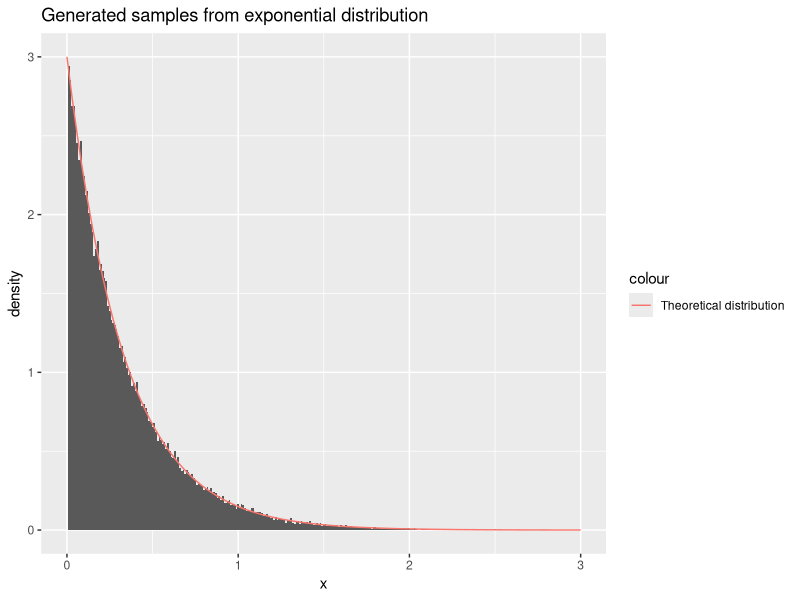
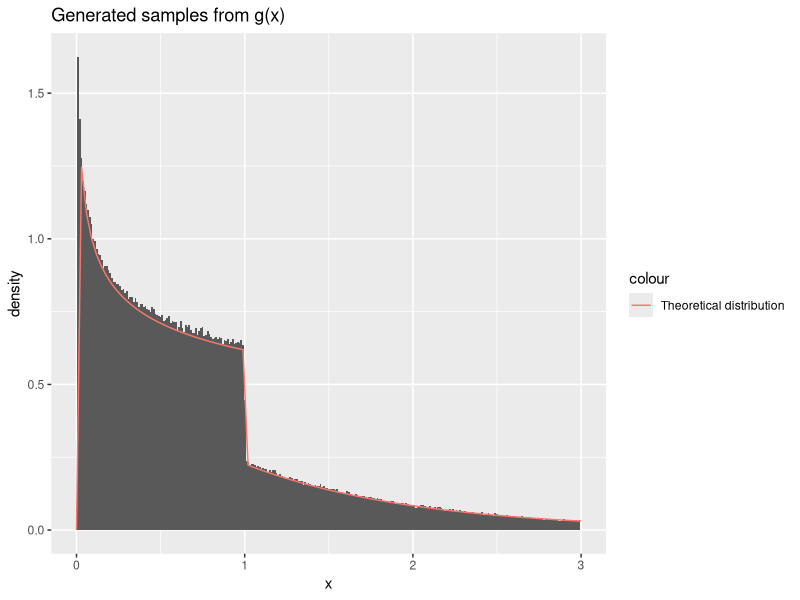
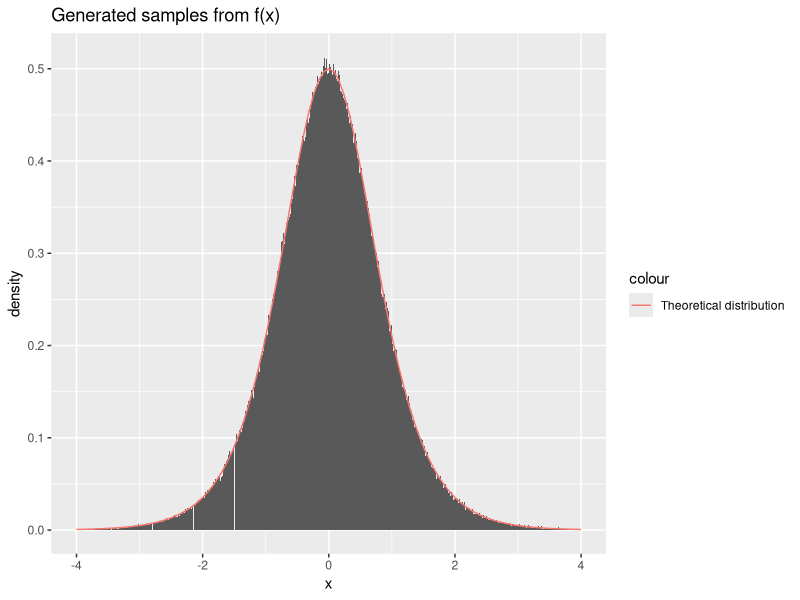
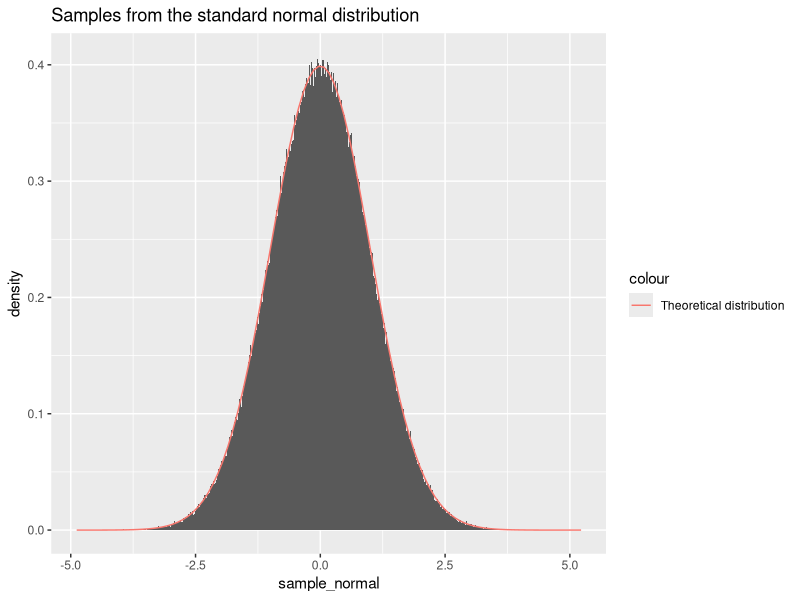
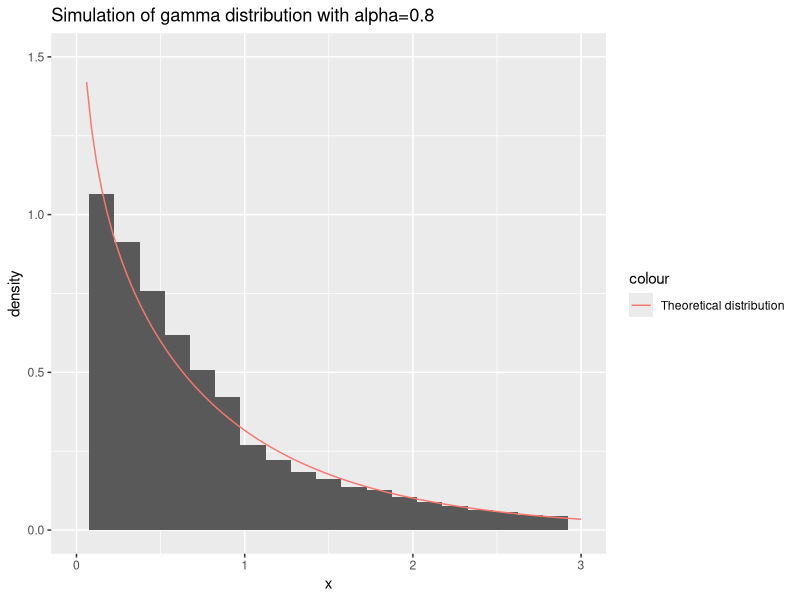
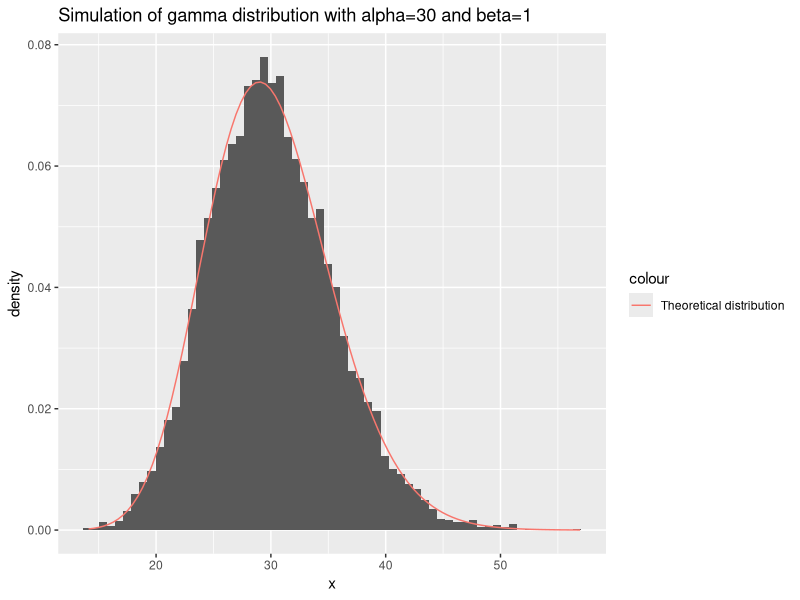

These figures' R source, in order: (Note: this script raises an error after producing the figures.)
## ---- chunk 1
library(knitr)
knitr::opts_chunk$set(echo = TRUE,tidy=TRUE,message=FALSE,warning=FALSE,
                      strip.white=TRUE,
                      prompt=FALSE,
                      cache=TRUE, 
                      size="scriptsize",
                      fig.width=7, 
                      fig.height=5, 
                      fig.align = "center")
## ---- chunk 2
generate_exponential <- function(n, lambda)
{
  #generate samples from U
  u <-runif(n)
  #calculate x
  x <- -(1/lambda) * log(u)
  return(x)
}
## ---- chunk 3
library(ggplot2)
n=100000
lambda=3
#generate samples from the function
generate_f_1=generate_exponential(n, lambda)
#Plot the generated samples
ggplot()+
  geom_histogram(
    data=as.data.frame(generate_f_1),
    mapping=aes(x=generate_f_1,y=..density..),
    binwidth=0.01
#Plot the theoretical density    
  )+
  stat_function(
  fun=dexp,
  args=list(rate=lambda),
  aes(col="Theoretical distribution"))+
  xlim(0,3)+
  xlab("x")+
  ggtitle("Generated samples from exponential distribution")
## ---- chunk 4
est_mean=mean(generate_f_1)
est_var=var(generate_f_1)
## ---- chunk 5
  sample_from_g = function(n, alpha) {
    #generate samples from unif(0,1)
    u<-runif(n)
    #x=G^(-1)(u)
    x<-vector()
    for(i in 1:n)
    {
      if(u[i]<((exp(1))/(exp(1)+alpha)))
      {
        x[i]=((u[i]*(exp(1)+alpha))/(exp(1)))^(1/alpha)
      }
      else if(u[i]>=((exp(1))/(exp(1)+alpha)))
      {
        x[i]=log((alpha*exp(1))/((1-u[i])*(exp(1)+alpha)))
      }
    }
    return(x)
  }
## ---- chunk 6
#The theoretical distribution
  density_g = function(x, alpha) {
    # The Normalizing constant
    c = (alpha*exp(1))/(alpha + exp(1))
    #Create an empty vector with the length equal to the number of x-values
    x_final = vector(length = length(x))
    #Fill in the values in g(x)
    for(i in 1:length(x))
    {
      if(x[i]>0 & x[i]<1)
      {
        x_final[i]<-c*x[i]^(alpha-1)
      }
      else if(1<=x[i])
      {
        x_final[i]<-c*exp(-x[i])
      }
    }
    return(x_final)
  }

n=1000000
alpha=0.80
sample_g<-sample_from_g(n,alpha)
ggplot()+
  geom_histogram(
    data=as.data.frame(sample_g),
    mapping=aes(x=sample_g,y=..density..),
    binwidth=0.01
    
  )+
  stat_function(fun=density_g,args=list(alpha=alpha), aes(col="Theoretical distribution"))+
  xlim(0,3)+xlab("x")+ggtitle("Generated samples from g(x)")
  
## ---- chunk 7
est_mean_g<-mean(sample_g)
est_var_g<-var(sample_g)
## ---- chunk 8
generate_f <- function(n, alpha)
{
  #sample from Uniform(0,1)
  u<-runif(n)
  #x=F^(-1)(y)
  x<-(1/alpha)*log(u/(1-u))
  return(x)
}
## ---- chunk 9
#Theoretical distribution
theoretical_f <- function(x, alpha) {
return(alpha * exp(alpha * x) / (1 + exp(alpha * x))^2)
}

## ---- chunk 10
library(ggplot2)
n=1000000
alpha=2
sample_f <- generate_f(n,alpha)
ggplot()+
  #Plotting a histogram of the samples
  geom_histogram(data=as.data.frame(sample_f),
                 mapping=aes(x=sample_f,y=..density..),
                 binwidth=0.01)+
  #Plotting the theoretical distribution
  stat_function(fun=theoretical_f,
                args=list(alpha=alpha),
                aes(col="Theoretical distribution"))+
  xlab("x")+ 
  xlim(-4,4)+
  ggtitle("Generated samples from f(x)")
## ---- chunk 11
theo_var_f<-integrate(function(x)(x^2*theoretical_f(x,alpha)),-100,100)$val
theo_var_f
## ---- chunk 12
mean_f<-mean(sample_f)
var_f<-var(sample_f)
## ---- chunk 13
generate_from_normal <- function(n)
{
  #generate samples from u1 and u2
  u1<-runif(n)
  u2<-runif(n)
  #calculate r
  r<-sqrt(-2*log(u1))
  #calculate x_1
  x_1<-2*pi*u2
  x=r*cos(x_1)
  return(c(x))
}
#Generating 1000000 samples from the normal distribution
n=1000000
sample_normal<-generate_from_normal(n)
ggplot()+
  #Plotting the samples
  geom_histogram(
    data=as.data.frame(sample_normal),
    mapping=aes(x=sample_normal, y=..density..),
    binwidth=0.01
  )+
  #Plotting the standard normal distribution
  stat_function(
    fun=dnorm,
    args=list(mean=0,sd=1),
    aes(col="Theoretical distribution"))+ggtitle("Samples from the standard normal distribution")
  
## ---- chunk 14
mean_std_normal<-mean(sample_normal)
var_std_normal<-var(sample_normal)
## ---- chunk 15
generate_d_normal <-function(n,mu,cov,d)
{
  #D is the cholesky decomposition of the covariance matrix
  D<-t(chol(cov))
  x<-generate_from_normal(d*n)
  X<-matrix(x, nrow=d, ncol=n)
  y<-mu+D %*% X
  return(y)
}
## ---- chunk 16
n<-10000
mu<-c(3,4,5)
cov_mat<-cbind(c(3,-1,1), c(-1,4,-1), c(1,-1,3))
cov_mat
sample_normal_d<-generate_d_normal(n,mu,cov_mat,3)
## ---- chunk 17
mu_hat<-rowMeans(sample_normal_d)
cov_mat<-cov(t(sample_normal_d))
mu_hat
cov_mat
## ---- chunk 18
#Theoretical pdf of Gamma
theoretical_gamma<-function(x, alpha)
{
  if(0<x)
  {
    return((1/gamma(alpha))*x^(alpha-1)*exp(-x))
  }
  else if(x<=0)
  {
    return(0)
  }
  
}
sample_gamma<-function(n,alpha)
{
  x<-vector()
  #The c we found
  c<-(alpha+exp(1))/(alpha+exp(1))
  for (i in 1:n) {
    finished=0
    while(finished==0)
    {
      #sample from g in A.2
    xi<-sample_from_g(1,alpha)
    #samples from Unif(0,1)
    u<-runif(1)
    #The pdf of gamma with alpha in (0,1) and beta=1
    f<-theoretical_gamma(xi,alpha)
    #Pdf of g in A.2
    g<-density_g(xi,alpha)
    #Acceptance probability
    gamma<-(1/c)*(f/g)
    #Accept if u<=acceptance probability
    if(u<=gamma)
    {
      x[i]=xi
      finished=1
    }
    }
  }
  return(x)
}
#Generate 100000 samples with alpha=0.8
x_gamma<-sample_gamma(100000,0.8)
#Plot the samples
ggplot()+
  geom_histogram(
    data=as.data.frame(x_gamma),
    mapping=aes(x=x_gamma,y=..density..),
    binwidth=0.15
    #Plot the theoretical density
  )+
  stat_function(
    fun=dgamma,
    args=list(shape=0.8),
    aes(col="Theoretical distribution"))+
      ggtitle("Simulation of gamma distribution with alpha=0.8")+xlim(0,3)+ylim(0,1.5)+xlab("x")
## ---- chunk 19
emp_mean_gamma_1<-mean(x_gamma)
emp_var_gamma_1<-var(x_gamma)
## ---- chunk 20
# Function generating samples from f
sample_gamma_2<-function(n,alpha)
{
  #The a constant found in B.2.a
  a<-sqrt((alpha-1)^(alpha-1)*exp(-alpha+1))
  #The b+ constant found in B.2.a
  b<-sqrt((alpha+1)^(alpha+1)*exp(-alpha-1))
  #the logarithm of these constants
  loga <- log(a)
  logb <- log(b)
  #Create an empty vector
  x<-vector(length=n)
  #Count the number of trials
  count<-0
  i=1
  while(i<=n)
  {
      count<-count+1
      log_x1<-loga+log(runif(1))
      log_x2<-logb+log(runif(1))
      #log f*(x2/x1)
      fun_star<-(alpha-1)*(log_x2-log_x1)-exp(log_x2-log_x1)
      #Acceptance step
      if(log_x1<=(1/2)*fun_star)
      {
        x[i]=exp(log_x2-log_x1)
        i<-i+1
      }
  }
  return(list(x=x,count=count))
  }

## ---- chunk 21
n<-10000
alpha<-30
#generate samples with n=10000 and alpha=30
x<-sample_gamma_2(n,alpha)$x
#Plot the density of the generated samples
ggplot()+
  geom_histogram(
    data=as.data.frame(x), mapping=aes(x=x, y=..density..), binwidth=0.7)+
  #Plot the theoretical distribution
  stat_function(fun=dgamma, args=list(shape=alpha), aes(col="Theoretical distribution"))+ggtitle("Simulation of gamma distribution with alpha=30 and beta=1")
## ---- chunk 22
#Empirical mean and variance
emp_mean_gamma_2<-mean(x)
emp_var_gamma_2<-var(x)
## ---- chunk 23
n=1000
trials<-rep(NA, 1999)
for(i in 2:2000)
{
  x<-(sample_gamma_2(n,i)$count)
  trials[i-1]<-x
}
length(trials)
summary(trials)
plot(x=2:2000, y=log(trials), xlab="alpha", ylab="trials", main="Number of trials plotted against different values of alpha")
## ---- chunk 24
sample_gamma_final<-function(n, alpha,beta)
{
  #If alpha=1, we generate from the exponential distribution
  if(alpha==1)
  {
    x<-generate_exponential(n,beta)
  }
  #If alpha>1 we use the function from B.2
  else if(alpha>1)
  {
    x<-(1/beta)*sample_gamma_2(n,alpha)$x
  }
  #If 0<alpha<1, we use the function from B.1
  else if(alpha>0 & alpha<1)
  {
    x<-(1/beta)*sample_gamma(n,alpha)
  }
  else
  {
    return(0)
  }
}
## ---- chunk 25
alpha=3
beta=2
n=10000
sampling_gamma<-sample_gamma_final(n,alpha,beta)

ggplot()+
  geom_histogram(
    data=as.data.frame(sampling_gamma),                     mapping=aes(x=sampling_gamma,y=..density..), binwidth=0.1)+
  xlim(0,5)+
stat_function(
  fun=dgamma,
  args=list(shape=alpha, rate=beta), aes(col="Theoretical distribution")
)+ xlab("x")+ ggtitle("Simulation of Gamma distribution with alpa=3 and beta=2")
## ---- chunk 26
alpha=1
beta=2
n=10000
sampling_gamma<-sample_gamma_final(n,alpha,beta)
#Plotting
ggplot()+
  geom_histogram(
    data=as.data.frame(sampling_gamma),                     mapping=aes(x=sampling_gamma,y=..density..), binwidth=0.1)+
  xlim(0,4)+
stat_function(
  fun=dgamma,
  args=list(shape=alpha, rate=beta), aes(col="Theoretical distribution")
)+xlab("x")+ggtitle("Simulation of Gamma distribution with alpa=1 and beta=2")
## ---- chunk 27
alpha=0.5
beta=3
n=10000
sampling_gamma<-sample_gamma_final(n,alpha,beta)
#Plotting
ggplot()+
  geom_histogram(
    data=as.data.frame(sampling_gamma),                     mapping=aes(x=sampling_gamma,y=..density..), binwidth=0.01)+
  xlim(0,5)+xlim(0,2)+ylim(0,6)+
stat_function(
  fun=dgamma,
  args=list(shape=alpha, rate=beta), aes(col="Theoretical distribution")
)+ xlab("x")+ ggtitle("Simulation of gamma distribution with alpha=0.5 and beta=3")
## ---- chunk 28
emp_mean_gamma_3<-mean(sampling_gamma)
emp_var_gamma_3<-var(sampling_gamma)
## ---- chunk 29
#Sample from a beta distribution
sample_from_beta <-function(n,alpha,beta)
{
  #first sample from Gamma(alpha, 1)
  x<-sample_gamma_final(n,alpha,1)
  #Second sample from Gamma(beta,1)
  y<-sample_gamma_final(n,beta,1)
  #return z
  z<-x/(x+y)
  return(z)
}
## ---- chunk 30
alpha=3
beta=2
sampling_beta<-sample_from_beta(n, alpha, beta)
#plotting
ggplot()+
  geom_histogram(
    data=as.data.frame(sampling_beta),
    mapping=aes(x=sampling_beta, y=..density..),
    binwidth=0.01
  )+
  stat_function(fun=dbeta, args=list(shape1=alpha,shape2=beta), aes(col="Theoretical distribution"))+ggtitle("Simulation from the Beta distribution with alpha=3 and beta=2")
## ---- chunk 31
emp_mean_beta<-mean(sampling_beta)
emp_var_beta<-var(sampling_beta)
## ---- chunk 32
set.seed(321)                       # Seed for reproducibility.
n        = 1e5
x        = generate_from_normal(n)  # Drawing n samples fron N(0,1)
h        = x>4
MCest    = mean(h)                  # Monte Carlo estimate
theta    = pnorm(4, lower.tail = F) # True theta
# Confidence interval and results
svMC     = var(h) # Sample variance
alpha    = 0.05
t        = qt(alpha/2, n-1, lower.tail = F) # (1-alpha) significance
lwrUpr   = sqrt(svMC/n)*t # lower and upper deviation from mean
ciMC     = MCest + c(-lwrUpr, lwrUpr)
resultMC = c(Estimator= MCest, 
             Confint  = ciMC, 
             Var      = svMC, 
             error    = abs(theta-MCest))
resultMC
theta
## ---- chunk 33
expSampler <- function(n){
  # Samples from proposal distribution g
  u = runif(n)
  return(sqrt(16-2*log(1-u)))
}
w <- function(x) {
  # Weight function
  f = dnorm(x)
  g = ifelse(x>4, x*exp(8-0.5*x^2),0)
  return(f/g)
}
set.seed(321)
gx        = expSampler(n) # Sample from proposal
gh        = (gx>4)*1
ISest     = mean(gh*w(gx)) # Importance sample estimate
svIS      = var(gh*w(gx))
ISconfint = ISest + c(-t*sqrt(svIS/n), t*svIS/n)
resultIS  = c(ISestimate=ISest, confint=ISconfint, var=svIS, error = abs(theta - ISest))
results   = rbind(MC=resultMC, IS=resultIS)
results
theta
## ---- chunk 34
expSamplerAnti <- function(n) {
  # Pairwise sampling from proposal distribution
  # evaluated at u and 1-u.
  u = runif(n) 
  return(data.frame(x=sqrt(16-2*log(1-u)),
                    y=sqrt(16-2*log(u))))
}
## ---- chunk 35
set.seed(321)
m         = 5e4
xy        = expSamplerAnti(m)
hx        = (xy$x>4)*1 # h(X)
hy        = (xy$y>4)*1 # h(Y)
hwx       = hx*w(xy$x) # h(X)w(X)
hwy       = hy*w(xy$y) # h(Y)w(Y)
AS        = (hwx + hwy)/2 # (theta_x + theta_y)/2
ASest     = mean(AS)
svAS      = var(AS)
lwrUprAS  = c(-t,t)*sqrt(svAS/n)
confintAS = ASest + lwrUprAS
resultAS  = c(ASest, confintAS, svAS, abs(theta - ASest))
rbind(results, AS=resultAS)
## ---- chunk 36
#f-posterior
f_posterior <-function(theta)
{
  f<-(2+theta)^125*(1-theta)^(18+20)*theta^(34)
  return(f)
}
## ---- chunk 37
#Find the c-values
c<-optimize(f_posterior, c(0,1), maximum = TRUE)$objective
## ---- chunk 38
#rejection samping
rejection_sampling_f <-function(n){
  x<-vector()
  num_gen=0
for(i in 1:n)
{
  finished=0
while(finished==0){
  #Generate form U(0,1)
  xi<-runif(1)
  #Acceptance probability
  alpha<-(1/c)*f_posterior(xi)
  #Generate for u
  u<-runif(1)
  #Accept for x
  if(u<=alpha)
  {
    x[i]=xi
    finished=1
  }
  num_gen<-num_gen+1
}  
  
}
  return(list(sample_f=x,numbers=num_gen))
}
## ---- chunk 39
#normalizing constant
norm_con<-integrate(f_posterior,0,1)$val
#The exact posterior
posterior <-function(theta)
{
  return((1/norm_con)*f_posterior(theta))
}
## ---- chunk 40
#Generate samples
M<-10000
theta_sampling<-rejection_sampling_f(M)$sample_f

#Plot the
mu_hat<-mean(theta_sampling)
mu_hat

mu_theoretical<-integrate(function(theta)(theta*posterior(theta)),0,1)$val
mu_theoretical
ggplot()+
  geom_histogram(data=as.data.frame(theta_sampling),          mapping=aes(x=theta_sampling,y=..density..),
                 binwidth = 0.01)+
stat_function(
  fun=posterior, aes(col="Theoretical distribution")
)+ xlab("Theta")+ geom_vline(aes(xintercept=mu_hat, col="Estimated posterior mean"))
## ---- chunk 41
total_number<-rejection_sampling_f(M)$numbers
num<-total_number/10000
## ---- chunk 42
f_posterior15 <- function(theta){
  # Posterior when prior is beta(1,5)
  return(f_posterior(theta) * (1-theta)^4)
}
norm_con15 = integrate(f_posterior15, 0, 1)$val
c<-optimize(f_posterior15, c(0,1), maximum = TRUE)$objective
posterior15 <- function(theta){
  # Normalized posterior
  return(f_posterior15(theta)/norm_con15)
}
w <- function(x){
  return((1-x)^4)
}
impSamp = theta_sampling*w(theta_sampling)
# Self-normalized IS estimate
impEst = sum(impSamp)/sum(w(theta_sampling)) 
# Theoretical mean
mu_theoretical15 = integrate(function(theta) (theta*posterior15(theta)),0,1)$val
c(IS = impEst, Theoretical = mu_theoretical15)
rbind(Estimate = c(B15 = impEst, B11 = mu_hat),
      NumericalInt = c(mu_theoretical15,mu_theoretical))
